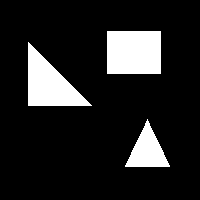
#> input picture image_data/WhiteMix2019.tif, 200 x 200 px
$ python q5.py
#> lines starting #> are read from the running program, lines starting #| are printed output that depends on the picture; after the words box and inside, x2 and y2 are one past the last pixel; in counts of white or black regions, pixels touching at a corner belong together
### programming_files/python_files/lecture_function.py
import numpy as np
from PIL import Image
# [4 lines left out: function imread, not called in this run]
#imread(image_location)
def rgb_to_bandw(image_file):
    image_data = image_file.astype(dtype=np.uint32)
#> image_data: shape (200, 200, 3) uint32; 13.7% white; 3 white regions, box (x1, y1, x2, y2) and area: (107, 31, 161, 74) 2322, (28, 42, 92, 106) 2080, (125, 119, 170, 167) 1096
    grey_data=(image_data[:,:,0]+image_data[:,:,1] + image_data[:,:,2])/3
    grey_data=grey_data.astype(dtype=np.uint8)
    grey_data[grey_data >200]=255
    grey_data[grey_data <=200]=0
    return grey_data

### programming_files/python_files/q5.py
import numpy as np
from PIL import Image
import logging
from lecture_function import rgb_to_bandw
from matplotlib import pyplot as plt
logging.basicConfig(level=logging.INFO,filename="information_q5.log")
import pandas as pd
import seaborn as sns
def main():
    file_name = "../../image_data/WhiteMix2019.tif"
    logging.info(f"took the file")
    pre_procesed_image= preprocessing(file_name)
    logging.info(f"preprocessed the image")
    #showing image
    Image.fromarray(pre_procesed_image).show()
    blobdata,array=diferenciate_blobs(pre_procesed_image)
#> after the loop in diferenciate_blobs, `for i in range(1,width-1):`:
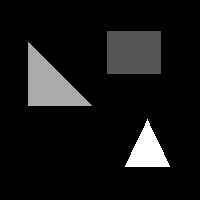
#> blob_data: shape (200, 200); min 0, max 3, mean 0.244; drawn with min black and max white
#> after the loop in diferenciate_blobs, `for i in range(1,width-1):`: count = 4; eq_list = 81 values, max 3 at index 0, min 1 at index 1, mean 1.68
#> array = [3, 3, 3, 0]
    logging.info(f"this is the useful array{array}")
    df = pd.DataFrame(blobdata)
#> df = table of 200 rows and 200 columns
    df.to_csv("txtq5.csv")
    postprocessing(blobdata)
def preprocessing(file_path:str)->np.array:
    return rgb_to_bandw(np.array(Image.open(file_path),dtype=np.uint8))
def postprocessing(labeled_array:np.array)->np.array:
    height, width = labeled_array.shape
#> height = 200; width = 200
    colored_array = np.zeros((height, width, 3), dtype=np.uint8)
#> colored_array: shape (200, 200, 3); every value is 0
    unique_labels = np.unique(labeled_array)
#> unique_labels = [0, 1, 2, 3]
    unique_labels = unique_labels[unique_labels != 0]  # Exclude 0 if it represents the background
#> unique_labels = [1, 2, 3]
    palette = sns.color_palette("hsv", len(unique_labels))
#> palette = [(0.518, 1, 0), (0, 1, 0.965), (0.447, 0, 1)]
    palette = [(int(r * 255), int(g * 255), int(b * 255)) for r, g, b in palette]
#> palette = [(131, 255, 0), (0, 255, 245), (113, 0, 255)]
    for i, label in enumerate(unique_labels):
        colored_array[labeled_array == label] = palette[i]
#> this loop made 3 passes
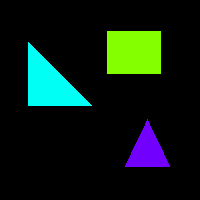
#> colored_array: shape (200, 200, 3); mean of channels 0, 1, 2 10.7, 28.1, 19.7; drawn as R, G, B


     # Blue color for blobs labeled with 3

    plt.imshow(colored_array)
    plt.show()

def diferenciate_blobs(blob_data:np.array)->np.array:
    height,width = blob_data.shape
    eq_list=[]
    eq_list.append(0)
    count=1
    logging.info(f" the eqlist at the start is {eq_list}")
    for i in range(1,width-1):
        for j in range(1,height-1):
            if blob_data[i,j]==0:
                pass
            if blob_data[i,j]==255:
                #case1 no surrounding non zero element
                if blob_data[i,j-1] ==0 and blob_data[i-1,j-1]==0 and blob_data[i-1,j]==0 and blob_data[i-1,j+1]==0:
                    blob_data[i,j]=count
                    eq_list.append(count)
                    count+=1
                #case2 one surrounding non-zero element
                temp_list = np.array([blob_data[i,j-1],blob_data[i-1,j-1],blob_data[i-1,j],blob_data[i-1,j+1]],dtype=np.uint8)
                if np.count_nonzero(temp_list)==1:
                    blob_data[i,j]=np.max(temp_list)
                    eq_list.append(np.max(temp_list))
                elif np.count_nonzero(temp_list)>1:
                    #case with multiple blobs surrounding
                    try:
                        minimum=np.min(temp_list[temp_list>0])
                    except :
                        logging.info(f" this array cause the problem {temp_list}")
                        raise ValueError
                    blob_data[i,j]=minimum

                    temp_list[temp_list>0]
                    for element in temp_list:
                        try:
                            pass
                            eq_list[element]=minimum
                        except IndexError:
                            logging.info(f" faliure occured at element {i,j}")
                            logging.info(f"this is the temp list {temp_list}")
                            df = pd.DataFrame(blob_data)
                            df.to_excel("output.xlsx")
                            logging.info(f" code failed when it tried to push {element} in {eq_list}")
                            raise IndexError
    return(blob_data,temp_list)


if __name__ == "__main__":
    main()

$ run again, with image_data/WhiteRectangle22019-1.tif copied over image_data/WhiteMix2019.tif
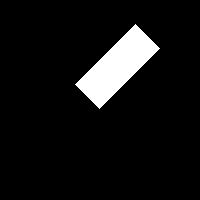
#> input picture image_data/WhiteRectangle22019-1.tif, 200 x 200 px
#> after the loop in diferenciate_blobs, `for i in range(1,width-1):`: count = 2; eq_list = 62 values from 1 to 1
#> array = [0, 1, 1, 1]
#> df = table of 200 rows and 200 columns
#> in postprocessing, `unique_labels = np.unique(labeled_array)`: unique_labels = [0, 1]
#> in postprocessing, `unique_labels = unique_labels[unique_labels != 0]`: unique_labels = [1]
#> in postprocessing, `palette = sns.color_palette("hsv", len(unique_labels))`: palette = [(0, 1, 0.965)]
#> in postprocessing, `palette = [(int(r * 255), int(g * 255), int(b * 255)) for r, g, b in p..`: palette = [(0, 255, 245)]
#> the loop in postprocessing, `for i, label in enumerate(unique_labels):` made 1 pass
#> after the loop in postprocessing, `for i, label in enumerate(unique_labels):`:
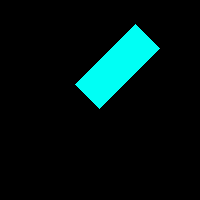
#> colored_array: shape (200, 200, 3); mean of channels 0, 1, 2 0, 18.9, 18.2; drawn as R, G, B
